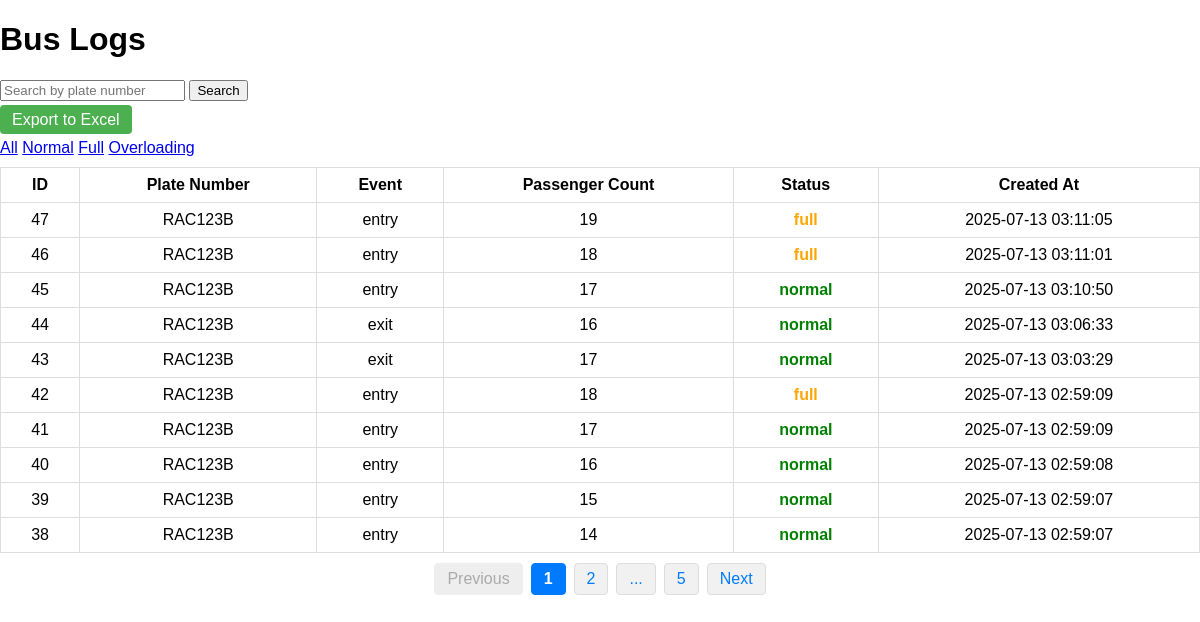
The app's page /admin/view_logs.php, older data.
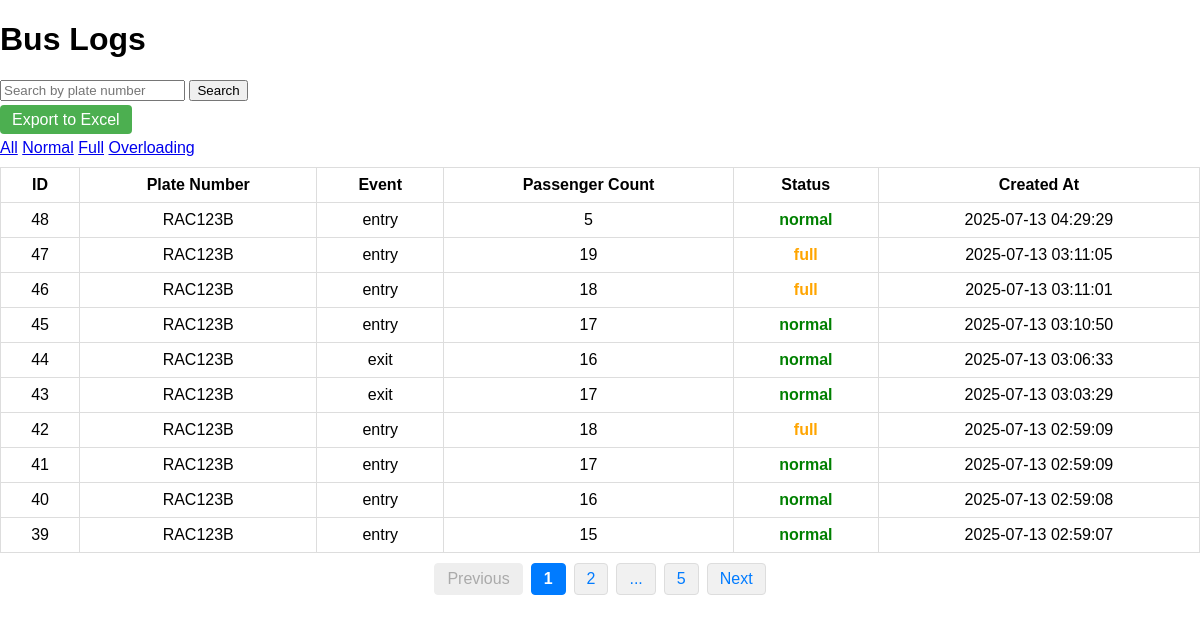
The same page, newer data.
### tables this page shows
CREATE TABLE `bus_logs` (
  `id` int(11) NOT NULL,
  `bus_id` int(11) DEFAULT NULL,
  `event` varchar(50) DEFAULT NULL,
  `passenger_count` int(11) DEFAULT NULL,
  `status` varchar(50) DEFAULT NULL,
  `created_at` datetime DEFAULT current_timestamp()
);

CREATE TABLE `buses` (
  `bus_id` int(11) NOT NULL,
  `plate_number` varchar(20) NOT NULL,
  `capacity` int(11) DEFAULT 18,
  `status` varchar(20) DEFAULT 'active',
  `driver_id` int(11) DEFAULT NULL
);

### admin/view_logs.php (the view, shortened to what this page needs)
<?php
require_once '../database/db.php';
$search = $_GET['search'] ?? '';
$filter = $_GET['filter'] ?? '';
$page = isset($_GET['page']) && is_numeric($_GET['page']) ? (int)$_GET['page'] : 1;
$logsPerPage = 10;
$offset = ($page - 1) * $logsPerPage;
$where = "WHERE 1";
$params = [];
$countStmt = $conn->prepare("
    SELECT COUNT(*) FROM bus_logs bl
    JOIN buses b ON bl.bus_id = b.bus_id
    $where
");
$countStmt->execute($params);
$totalLogs = $countStmt->fetchColumn();
$totalPages = ceil($totalLogs / $logsPerPage);
$sql = "
    SELECT bl.id, b.plate_number, bl.event, bl.passenger_count, bl.status, bl.created_at
    FROM bus_logs bl
    JOIN buses b ON bl.bus_id = b.bus_id
    $where
    ORDER BY bl.created_at DESC
    LIMIT $logsPerPage OFFSET $offset
";
$stmt = $conn->prepare($sql);
$stmt->execute($params);
$logs = $stmt->fetchAll(PDO::FETCH_ASSOC);
?>
<!DOCTYPE html>
<html lang="en">
<head>
<link rel="stylesheet" href="../assets/style.css" />
</head>
<body>
<h1>Bus Logs</h1>
<form method="get" class="search">
    <input type="text" name="search" placeholder="Search by plate number" value="<?= htmlspecialchars($search) ?>" />
    <input type="submit" value="Search" />
</form>
<div class="export">
    <a href="export_logs.php?<?= http_build_query(['search' => $search, 'filter' => $filter]) ?>"
       style="padding:6px 12px; background:#4CAF50; color:white; text-decoration:none; border-radius:4px;">
       Export to Excel
    </a>
</div>
<div class="filters">
    <a href="?">All</a>
    <a href="?filter=normal<?= $search ? '&search=' . urlencode($search) : '' ?>">Normal</a>
    <a href="?filter=full<?= $search ? '&search=' . urlencode($search) : '' ?>">Full</a>
    <a href="?filter=overloading<?= $search ? '&search=' . urlencode($search) : '' ?>">Overloading</a>
</div>
<div class="table-responsive">
<table>
<thead>
    <tr>
        <th>ID</th>
        <th>Plate Number</th>
        <th>Event</th>
        <th>Passenger Count</th>
        <th>Status</th>
        <th>Created At</th>
    </tr>
</thead>
<tbody>
<?php if ($logs): ?>
    <?php foreach ($logs as $log): ?>
        <?php
            $statusClass = '';
            if ($log['status'] == 'normal') $statusClass = 'status-normal';
            elseif ($log['status'] == 'full') $statusClass = 'status-full';
            elseif ($log['status'] == 'overloading') $statusClass = 'status-overloading';
        ?>
        <tr>
            <td><?= htmlspecialchars($log['id']) ?></td>
            <td><?= htmlspecialchars($log['plate_number']) ?></td>
            <td><?= htmlspecialchars($log['event']) ?></td>
            <td><?= htmlspecialchars($log['passenger_count']) ?></td>
            <td class="<?= $statusClass ?>"><?= htmlspecialchars($log['status']) ?></td>
            <td><?= htmlspecialchars($log['created_at']) ?></td>
        </tr>
    <?php endforeach; ?>
<?php else: ?>
    <tr><td colspan="6">No logs found.</td></tr>
<?php endif; ?>
</tbody>
</table>
</div>
<div class="pagination">
    <?php if ($totalPages > 1): ?>
        <?php
        $queryBase = '?';
        $start = max(1, $page - 1);
        $end = min($totalPages, $page + 1);
        ?>
        <?php if ($page > 1): ?>
            <a href="<?= $queryBase . 'page=' . ($page-1) ?>">Previous</a>
        <?php else: ?>
            <span class="disabled">Previous</span>
        <?php endif; ?>
        <a href="<?= $queryBase . 'page=1' ?>" <?= $page==1 ? 'class="active"' : '' ?>>1</a>
        <?php
        for ($p = $start; $p <= $end; $p++) {
            if ($p != 1 && $p != $totalPages) {
                echo '<a href="' . $queryBase . 'page=' . $p . '"' . ($p==$page ? ' class="active"' : '') . '>' . $p . '</a>';
            }
        }
        ?>
        <?php if ($end < $totalPages - 1): ?>
            <span>...</span>
        <?php endif; ?>
        <?php if ($totalPages > 1): ?>
            <a href="<?= $queryBase . 'page=' . $totalPages ?>" <?= $page==$totalPages ? 'class="active"' : '' ?>><?= $totalPages ?></a>
        <?php endif; ?>
        <?php if ($page < $totalPages): ?>
            <a href="<?= $queryBase . 'page=' . ($page+1) ?>">Next</a>
        <?php else: ?>
            <span class="disabled">Next</span>
        <?php endif; ?>
    <?php endif; ?>
</div>
</body>
</html>

### assets/style.css (style rules this page uses)
body { font-family:sans-serif; margin:20px; }
table { border-collapse:collapse; }
td,th { border:1px solid #ccc; padding:5px; }
body { margin: 0; font-family: Arial, sans-serif; }

### admin/view_logs.php (style rules this page uses)
.table-responsive { width: 100%; overflow-x: auto; }
table { border-collapse: collapse; width: 100%; min-width: 700px; background: #fff; }
th, td { padding: 8px 12px; border: 1px solid #ddd; text-align: center; }
.status-normal { color: green; font-weight: bold; }
.status-full { color: orange; font-weight: bold; }
.filters, .pagination, .search { margin: 10px 0; }
.pagination { display: flex; flex-wrap: wrap; gap: 4px; justify-content: center; }
.pagination a, .pagination span { padding: 6px 12px; background: #f1f1f1; color: #007bff; border-radius: 4px; text-decoration: none; border: 1px solid #ddd; transition: background 0.2s, color 0.2s; margin: 0 2px; }
.pagination a:hover, .pagination a.active, .pagination a[style*='font-weight:bold'] { background: #007bff; color: #fff; font-weight: bold; border-color: #007bff; }
.pagination .disabled { pointer-events: none; color: #aaa; background: #eee; border-color: #eee; }

Row changes from the older to the newer data that the page shows:
no longer on this page (row unchanged): bus_logs: id "38", bus.plate_number "RAC123B", event "entry", passenger_count "14", status "normal", created_at "2025-07-13 02:59:07"
added bus_logs: id "48", bus.plate_number "RAC123B", event "entry", passenger_count "5", status "normal", created_at "2025-07-13 04:29:29"
